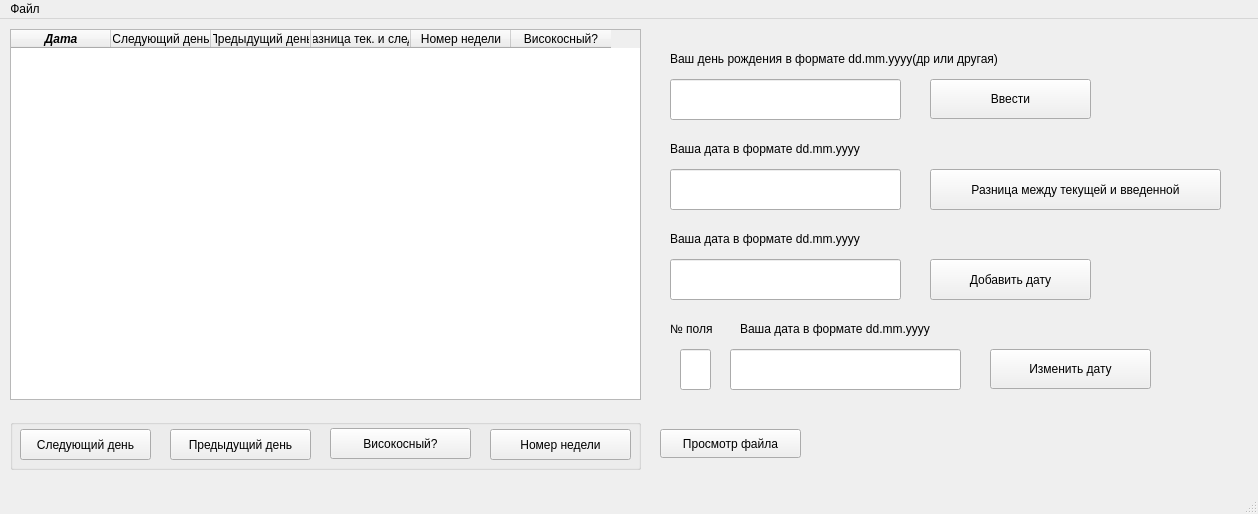
<?xml version="1.0" encoding="UTF-8"?>
<ui version="4.0">
 <class>MainWindow</class>
 <widget class="QMainWindow" name="MainWindow">
  <property name="geometry">
   <rect>
    <x>0</x>
    <y>0</y>
    <width>1258</width>
    <height>514</height>
   </rect>
  </property>
  <property name="windowTitle">
   <string>MainWindow</string>
  </property>
  <widget class="QWidget" name="centralwidget">
   <widget class="QPushButton" name="pushButton">
    <property name="geometry">
     <rect>
      <x>930</x>
      <y>60</y>
      <width>161</width>
      <height>40</height>
     </rect>
    </property>
    <property name="text">
     <string>Ввести</string>
    </property>
   </widget>
   <widget class="QPushButton" name="pushButton_2">
    <property name="geometry">
     <rect>
      <x>990</x>
      <y>330</y>
      <width>161</width>
      <height>40</height>
     </rect>
    </property>
    <property name="text">
     <string>Изменить дату</string>
    </property>
   </widget>
   <widget class="QPushButton" name="pushButton_4">
    <property name="geometry">
     <rect>
      <x>330</x>
      <y>409</y>
      <width>141</width>
      <height>31</height>
     </rect>
    </property>
    <property name="text">
     <string>Високосный?</string>
    </property>
   </widget>
   <widget class="QTextBrowser" name="textBrowser">
    <property name="geometry">
     <rect>
      <x>1430</x>
      <y>380</y>
      <width>281</width>
      <height>41</height>
     </rect>
    </property>
   </widget>
   <widget class="QLineEdit" name="lineEdit_2">
    <property name="geometry">
     <rect>
      <x>1380</x>
      <y>330</y>
      <width>161</width>
      <height>41</height>
     </rect>
    </property>
    <property name="text">
     <string>високосны</string>
    </property>
   </widget>
   <widget class="QLineEdit" name="lineEdit_3">
    <property name="geometry">
     <rect>
      <x>670</x>
      <y>60</y>
      <width>231</width>
      <height>41</height>
     </rect>
    </property>
   </widget>
   <widget class="QPushButton" name="pushButton_5">
    <property name="geometry">
     <rect>
      <x>20</x>
      <y>410</y>
      <width>131</width>
      <height>31</height>
     </rect>
    </property>
    <property name="text">
     <string>Следующий день</string>
    </property>
   </widget>
   <widget class="QTableWidget" name="tableWidget">
    <property name="geometry">
     <rect>
      <x>10</x>
      <y>10</y>
      <width>631</width>
      <height>371</height>
     </rect>
    </property>
    <column>
     <property name="text">
      <string>Дата</string>
     </property>
     <property name="font">
      <font>
       <italic>true</italic>
       <bold>true</bold>
      </font>
     </property>
    </column>
    <column>
     <property name="text">
      <string>Следующий день</string>
     </property>
    </column>
    <column>
     <property name="text">
      <string>Предыдущий день</string>
     </property>
    </column>
    <column>
     <property name="text">
      <string>Разница тек. и след.</string>
     </property>
    </column>
    <column>
     <property name="text">
      <string>Номер недели</string>
     </property>
    </column>
    <column>
     <property name="text">
      <string>Високосный?</string>
     </property>
    </column>
   </widget>
   <widget class="QPushButton" name="pushButton_6">
    <property name="geometry">
     <rect>
      <x>170</x>
      <y>410</y>
      <width>141</width>
      <height>31</height>
     </rect>
    </property>
    <property name="text">
     <string>Предыдущий день</string>
    </property>
   </widget>
   <widget class="QPushButton" name="pushButton_7">
    <property name="geometry">
     <rect>
      <x>930</x>
      <y>150</y>
      <width>291</width>
      <height>41</height>
     </rect>
    </property>
    <property name="text">
     <string>Разница между текущей и введенной</string>
    </property>
   </widget>
   <widget class="QLineEdit" name="lineEdit_4">
    <property name="geometry">
     <rect>
      <x>670</x>
      <y>150</y>
      <width>231</width>
      <height>41</height>
     </rect>
    </property>
   </widget>
   <widget class="QPushButton" name="pushButton_8">
    <property name="geometry">
     <rect>
      <x>490</x>
      <y>410</y>
      <width>141</width>
      <height>31</height>
     </rect>
    </property>
    <property name="text">
     <string>Номер недели</string>
    </property>
   </widget>
   <widget class="QLineEdit" name="lineEdit_5">
    <property name="geometry">
     <rect>
      <x>1390</x>
      <y>390</y>
      <width>161</width>
      <height>41</height>
     </rect>
    </property>
    <property name="text">
     <string>номер</string>
    </property>
   </widget>
   <widget class="QLineEdit" name="lineEdit">
    <property name="geometry">
     <rect>
      <x>670</x>
      <y>240</y>
      <width>231</width>
      <height>41</height>
     </rect>
    </property>
   </widget>
   <widget class="QPushButton" name="pushButton_3">
    <property name="geometry">
     <rect>
      <x>930</x>
      <y>240</y>
      <width>161</width>
      <height>41</height>
     </rect>
    </property>
    <property name="text">
     <string>Добавить дату</string>
    </property>
   </widget>
   <widget class="QLabel" name="label">
    <property name="geometry">
     <rect>
      <x>670</x>
      <y>30</y>
      <width>421</width>
      <height>20</height>
     </rect>
    </property>
    <property name="text">
     <string>Ваш день рождения в формате dd.mm.yyyy(др или другая)</string>
    </property>
   </widget>
   <widget class="QLabel" name="label_2">
    <property name="geometry">
     <rect>
      <x>670</x>
      <y>120</y>
      <width>271</width>
      <height>20</height>
     </rect>
    </property>
    <property name="text">
     <string>Ваша дата в формате dd.mm.yyyy</string>
    </property>
   </widget>
   <widget class="QLabel" name="label_3">
    <property name="geometry">
     <rect>
      <x>670</x>
      <y>210</y>
      <width>271</width>
      <height>20</height>
     </rect>
    </property>
    <property name="text">
     <string>Ваша дата в формате dd.mm.yyyy</string>
    </property>
   </widget>
   <widget class="QLineEdit" name="lineEdit_6">
    <property name="geometry">
     <rect>
      <x>730</x>
      <y>330</y>
      <width>231</width>
      <height>41</height>
     </rect>
    </property>
   </widget>
   <widget class="QLabel" name="label_4">
    <property name="geometry">
     <rect>
      <x>740</x>
      <y>300</y>
      <width>271</width>
      <height>20</height>
     </rect>
    </property>
    <property name="text">
     <string>Ваша дата в формате dd.mm.yyyy</string>
    </property>
   </widget>
   <widget class="QLineEdit" name="lineEdit_7">
    <property name="geometry">
     <rect>
      <x>680</x>
      <y>330</y>
      <width>31</width>
      <height>41</height>
     </rect>
    </property>
   </widget>
   <widget class="QGroupBox" name="groupBox">
    <property name="geometry">
     <rect>
      <x>10</x>
      <y>400</y>
      <width>631</width>
      <height>51</height>
     </rect>
    </property>
    <property name="title">
     <string/>
    </property>
   </widget>
   <widget class="QPushButton" name="pushButton_9">
    <property name="geometry">
     <rect>
      <x>660</x>
      <y>410</y>
      <width>141</width>
      <height>29</height>
     </rect>
    </property>
    <property name="text">
     <string>Просмотр файла</string>
    </property>
   </widget>
   <widget class="QLabel" name="label_5">
    <property name="geometry">
     <rect>
      <x>670</x>
      <y>300</y>
      <width>63</width>
      <height>20</height>
     </rect>
    </property>
    <property name="text">
     <string>№ поля</string>
    </property>
   </widget>
   <zorder>groupBox</zorder>
   <zorder>pushButton</zorder>
   <zorder>pushButton_2</zorder>
   <zorder>pushButton_4</zorder>
   <zorder>textBrowser</zorder>
   <zorder>lineEdit_2</zorder>
   <zorder>lineEdit_3</zorder>
   <zorder>pushButton_5</zorder>
   <zorder>tableWidget</zorder>
   <zorder>pushButton_6</zorder>
   <zorder>pushButton_7</zorder>
   <zorder>lineEdit_4</zorder>
   <zorder>pushButton_8</zorder>
   <zorder>lineEdit_5</zorder>
   <zorder>lineEdit</zorder>
   <zorder>pushButton_3</zorder>
   <zorder>label</zorder>
   <zorder>label_2</zorder>
   <zorder>label_3</zorder>
   <zorder>lineEdit_6</zorder>
   <zorder>label_4</zorder>
   <zorder>lineEdit_7</zorder>
   <zorder>pushButton_9</zorder>
   <zorder>label_5</zorder>
  </widget>
  <widget class="QMenuBar" name="menubar">
   <property name="geometry">
    <rect>
     <x>0</x>
     <y>0</y>
     <width>1258</width>
     <height>26</height>
    </rect>
   </property>
   <widget class="QMenu" name="menuLabRab1">
    <property name="title">
     <string>Файл</string>
    </property>
    <addaction name="action"/>
    <addaction name="action_2"/>
   </widget>
   <addaction name="menuLabRab1"/>
  </widget>
  <widget class="QStatusBar" name="statusbar"/>
  <action name="action_2">
   <property name="icon">
    <iconset resource="resource.qrc">
     <normaloff>:/rec/Img/20-209142_small-close-button-svg-png-icon-free-download.png</normaloff>:/rec/Img/20-209142_small-close-button-svg-png-icon-free-download.png</iconset>
   </property>
   <property name="text">
    <string>Закрыть программу</string>
   </property>
  </action>
  <action name="action">
   <property name="icon">
    <iconset resource="resource.qrc">
     <normaloff>:/rec/Img/png-transparent-folder-open-file-common-toolbar-icon.png</normaloff>:/rec/Img/png-transparent-folder-open-file-common-toolbar-icon.png</iconset>
   </property>
   <property name="text">
    <string>Открыть файл</string>
   </property>
  </action>
 </widget>
 <resources>
  <include location="resource.qrc"/>
 </resources>
 <connections/>
</ui>
